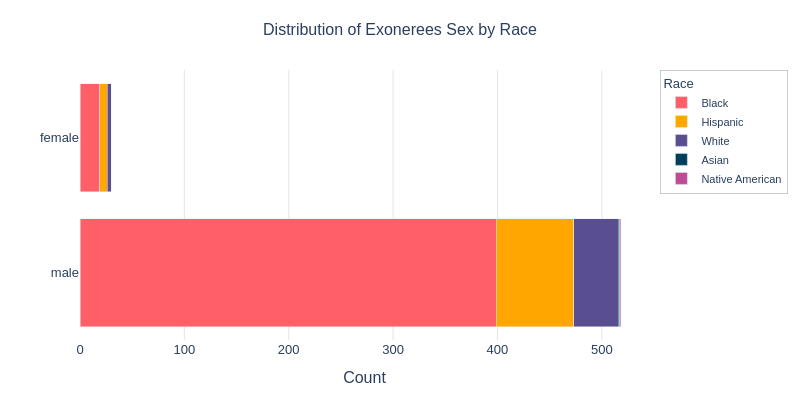

The code cell stored with this chart in its notebook:
### Markdown cell above
#### Distribution of Exonerees' Sex by Race

### Code cell
import plotly.graph_objects as go

race_colors = {
    "Black": "#ff5f66",
    "Hispanic": "#ffa600",
    "White": "#594e90",
    "Asian": "#003f5c",
    "Native American": "#bc4c96",
}
race_order = ["Black", "Hispanic", "White", "Asian", "Native American"]

fig = go.Figure()
for race in race_order:
    subset = exon_df[exon_df["race"] == race]["sex"].value_counts().reset_index()
    subset.columns = ["sex", "count"]
    fig.add_trace(
        go.Bar(
            y=subset["sex"],
            x=subset["count"],
            name=race,
            orientation="h",
            marker_color=race_colors.get(race, "#888"),
            hovertemplate=f"<b>{race}</b><br>%{{y}}<br>Count: %{{x}}<extra></extra>",
        )
    )

fig.update_layout(
    barmode="stack",
    title=dict(text="Distribution of Exonerees Sex by Race", x=0.5, font=dict(size=16)),
    xaxis=dict(title="Count", gridcolor="#e5e5e5"),
    yaxis=dict(title=""),
    legend=dict(
        title="Race",
        font=dict(size=11),
        bgcolor="rgba(255,255,255,0.8)",
        bordercolor="#ccc",
        borderwidth=1,
        traceorder="normal",
    ),
    plot_bgcolor="white",
    paper_bgcolor="white",
    font=dict(family="Arial", size=13),
    width=800,
    height=400,
    margin=dict(t=70, b=60, l=80, r=40),
)
fig.show()

### Figure 1 — Plotly figure (JSON) as saved in the notebook; plotly's stock layout.template omitted (floating-point values rounded to 4 significant figures)
{"data": [{"hovertemplate": "<b>Black</b><br>%{y}<br>Count: %{x}<extra></extra>", "marker": {"color": "#ff5f66"}, "name": "Black", "orientation": "h", "type": "bar", "x": [399, 19], "y": ["male", "female"]}, {"hovertemplate": "<b>Hispanic</b><br>%{y}<br>Count: %{x}<extra></extra>", "marker": {"color": "#ffa600"}, "name": "Hispanic", "orientation": "h", "type": "bar", "x": [74, 7], "y": ["male", "female"]}, {"hovertemplate": "<b>White</b><br>%{y}<br>Count: %{x}<extra></extra>", "marker": {"color": "#594e90"}, "name": "White", "orientation": "h", "type": "bar", "x": [43, 4], "y": ["male", "female"]}, {"hovertemplate": "<b>Asian</b><br>%{y}<br>Count: %{x}<extra></extra>", "marker": {"color": "#003f5c"}, "name": "Asian", "orientation": "h", "type": "bar", "x": [1], "y": ["male"]}, {"hovertemplate": "<b>Native American</b><br>%{y}<br>Count: %{x}<extra></extra>", "marker": {"color": "#bc4c96"}, "name": "Native American", "orientation": "h", "type": "bar", "x": [1], "y": ["male"]}], "layout": {"barmode": "stack", "font": {"family": "Arial", "size": 13}, "height": 400, "legend": {"bgcolor": "rgba(255,255,255,0.8)", "bordercolor": "#ccc", "borderwidth": 1, "font": {"size": 11}, "title": {"text": "Race"}, "traceorder": "normal"}, "margin": {"b": 60, "l": 80, "r": 40, "t": 70}, "paper_bgcolor": "white", "plot_bgcolor": "white", "title": {"font": {"size": 16}, "text": "Distribution of Exonerees Sex by Race", "x": 0.5}, "width": 800, "xaxis": {"gridcolor": "#e5e5e5", "title": {"text": "Count"}}, "yaxis": {"title": {"text": ""}}}}
